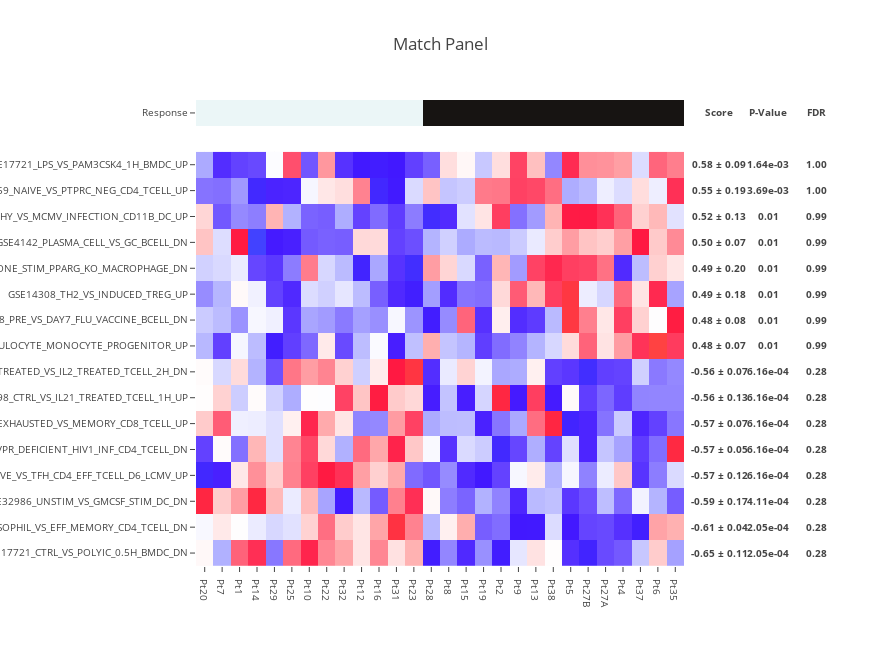

Notebook source saved alongside this figure:
### Code cell
target = pd.read_table(
    'target_0.tsv',
    index_col=0,
    squeeze=True,
)

features = pd.read_table(
    'features_0.tsv',
    index_col=0,
)

scores = make_match_panel(
    target,
    features,
    n_sampling=3,
    n_permutation=1,
    target_type='binary',
)

scores

### Figure 1 — Plotly figure (JSON) as saved in the notebook; plotly's stock layout.template omitted (floating-point values rounded to 4 significant figures; data arrays with more than 128 entries replaced by an {"elided": "..."} marker saying what was removed)
{"data": [{"colorscale": [[0, "#ebf6f7"], [1, "#171412"]], "showscale": false, "text": [["Pt20", "Pt7", "Pt1", "Pt14", "Pt29", "Pt25", "Pt10", "Pt22", "Pt32", "Pt12", "Pt16", "Pt31", "Pt23", "Pt28", "Pt8", "Pt15", "Pt19", "Pt2", "Pt9", "Pt13", "Pt38", "Pt5", "Pt27B", "Pt27A", "Pt4", "Pt37", "Pt6", "Pt35"]], "type": "heatmap", "uid": "db710aa0-9f45-48bc-8987-0be40af9c49d", "x": ["Pt20", "Pt7", "Pt1", "Pt14", "Pt29", "Pt25", "Pt10", "Pt22", "Pt32", "Pt12", "Pt16", "Pt31", "Pt23", "Pt28", "Pt8", "Pt15", "Pt19", "Pt2", "Pt9", "Pt13", "Pt38", "Pt5", "Pt27B", "Pt27A", "Pt4", "Pt37", "Pt6", "Pt35"], "y": ["Response"], "yaxis": "y2", "z": [[0, 0, 0, 0, 0, 0, 0, 0, 0, 0, 0, 0, 0, 1, 1, 1, 1, 1, 1, 1, 1, 1, 1, 1, 1, 1, 1, 1]]}, {"colorscale": {"elided": "256x2 mixed values"}, "showscale": false, "type": "heatmap", "uid": "5a2b0557-4d2c-46b6-abe2-ad4037d1c63a", "x": ["Pt20", "Pt7", "Pt1", "Pt14", "Pt29", "Pt25", "Pt10", "Pt22", "Pt32", "Pt12", "Pt16", "Pt31", "Pt23", "Pt28", "Pt8", "Pt15", "Pt19", "Pt2", "Pt9", "Pt13", "Pt38", "Pt5", "Pt27B", "Pt27A", "Pt4", "Pt37", "Pt6", "Pt35"], "y": ["GSE17721_CTRL_VS_POLYIC_0.5H_BMDC_DN", "GSE3982_BASOPHIL_VS_EFF_MEMORY_CD4_TCELL_DN", "GSE32986_UNSTIM_VS_GMCSF_STIM_DC_DN", "GSE43863_NAIVE_VS_TFH_CD4_EFF_TCELL_D6_LCMV_UP", "GSE12963_ENV_NEF_VS_ENV_NEF_AND_VPR_DEFICIENT_HIV1_INF_CD4_TCELL_DN", "GSE9650_EXHAUSTED_VS_MEMORY_CD8_TCELL_UP", "GSE19198_CTRL_VS_IL21_TREATED_TCELL_1H_UP", "GSE36888_UNTREATED_VS_IL2_TREATED_TCELL_2H_DN", "GSE15330_HSC_VS_GRANULOCYTE_MONOCYTE_PROGENITOR_UP", "GSE29618_PRE_VS_DAY7_FLU_VACCINE_BCELL_DN", "GSE14308_TH2_VS_INDUCED_TREG_UP", "GSE25123_CTRL_VS_IL4_AND_ROSIGLITAZONE_STIM_PPARG_KO_MACROPHAGE_DN", "GSE4142_PLASMA_CELL_VS_GC_BCELL_DN", "GSE45365_HEALTHY_VS_MCMV_INFECTION_CD11B_DC_UP", "GSE15659_NAIVE_VS_PTPRC_NEG_CD4_TCELL_UP", "GSE17721_LPS_VS_PAM3CSK4_1H_BMDC_UP"], "yaxis": "y", "z": {"elided": "16x28 float values"}, "zmax": 3.096, "zmin": -2.635}], "layout": {"annotations": [{"font": {"size": 9.6}, "showarrow": false, "text": "<b>Score</b>", "width": 64, "x": 1.002, "xanchor": "left", "xref": "paper", "y": 0.9722, "yanchor": "middle", "yref": "paper"}, {"font": {"size": 9.6}, "showarrow": false, "text": "<b>0.58 ± 0.09</b>", "width": 64, "x": 1.002, "xanchor": "left", "xref": "paper", "y": 0.8611, "yanchor": "middle", "yref": "paper"}, {"font": {"size": 9.6}, "showarrow": false, "text": "<b>0.55 ± 0.19</b>", "width": 64, "x": 1.002, "xanchor": "left", "xref": "paper", "y": 0.8056, "yanchor": "middle", "yref": "paper"}, {"font": {"size": 9.6}, "showarrow": false, "text": "<b>0.52 ± 0.13</b>", "width": 64, "x": 1.002, "xanchor": "left", "xref": "paper", "y": 0.75, "yanchor": "middle", "yref": "paper"}, {"font": {"size": 9.6}, "showarrow": false, "text": "<b>0.50 ± 0.07</b>", "width": 64, "x": 1.002, "xanchor": "left", "xref": "paper", "y": 0.6944, "yanchor": "middle", "yref": "paper"}, {"font": {"size": 9.6}, "showarrow": false, "text": "<b>0.49 ± 0.20</b>", "width": 64, "x": 1.002, "xanchor": "left", "xref": "paper", "y": 0.6389, "yanchor": "middle", "yref": "paper"}, {"font": {"size": 9.6}, "showarrow": false, "text": "<b>0.49 ± 0.18</b>", "width": 64, "x": 1.002, "xanchor": "left", "xref": "paper", "y": 0.5833, "yanchor": "middle", "yref": "paper"}, {"font": {"size": 9.6}, "showarrow": false, "text": "<b>0.48 ± 0.08</b>", "width": 64, "x": 1.002, "xanchor": "left", "xref": "paper", "y": 0.5278, "yanchor": "middle", "yref": "paper"}, {"font": {"size": 9.6}, "showarrow": false, "text": "<b>0.48 ± 0.07</b>", "width": 64, "x": 1.002, "xanchor": "left", "xref": "paper", "y": 0.4722, "yanchor": "middle", "yref": "paper"}, {"font": {"size": 9.6}, "showarrow": false, "text": "<b>-0.56 ± 0.07</b>", "width": 64, "x": 1.002, "xanchor": "left", "xref": "paper", "y": 0.4167, "yanchor": "middle", "yref": "paper"}, {"font": {"size": 9.6}, "showarrow": false, "text": "<b>-0.56 ± 0.13</b>", "width": 64, "x": 1.002, "xanchor": "left", "xref": "paper", "y": 0.3611, "yanchor": "middle", "yref": "paper"}, {"font": {"size": 9.6}, "showarrow": false, "text": "<b>-0.57 ± 0.07</b>", "width": 64, "x": 1.002, "xanchor": "left", "xref": "paper", "y": 0.3056, "yanchor": "middle", "yref": "paper"}, {"font": {"size": 9.6}, "showarrow": false, "text": "<b>-0.57 ± 0.05</b>", "width": 64, "x": 1.002, "xanchor": "left", "xref": "paper", "y": 0.25, "yanchor": "middle", "yref": "paper"}, {"font": {"size": 9.6}, "showarrow": false, "text": "<b>-0.57 ± 0.12</b>", "width": 64, "x": 1.002, "xanchor": "left", "xref": "paper", "y": 0.1944, "yanchor": "middle", "yref": "paper"}, {"font": {"size": 9.6}, "showarrow": false, "text": "<b>-0.59 ± 0.17</b>", "width": 64, "x": 1.002, "xanchor": "left", "xref": "paper", "y": 0.1389, "yanchor": "middle", "yref": "paper"}, {"font": {"size": 9.6}, "showarrow": false, "text": "<b>-0.61 ± 0.04</b>", "width": 64, "x": 1.002, "xanchor": "left", "xref": "paper", "y": 0.08333, "yanchor": "middle", "yref": "paper"}, {"font": {"size": 9.6}, "showarrow": false, "text": "<b>-0.65 ± 0.11</b>", "width": 64, "x": 1.002, "xanchor": "left", "xref": "paper", "y": 0.02778, "yanchor": "middle", "yref": "paper"}, {"font": {"size": 9.6}, "showarrow": false, "text": "<b>P-Value</b>", "width": 64, "x": 1.102, "xanchor": "left", "xref": "paper", "y": 0.9722, "yanchor": "middle", "yref": "paper"}, {"font": {"size": 9.6}, "showarrow": false, "text": "<b>1.64e-03</b>", "width": 64, "x": 1.102, "xanchor": "left", "xref": "paper", "y": 0.8611, "yanchor": "middle", "yref": "paper"}, {"font": {"size": 9.6}, "showarrow": false, "text": "<b>3.69e-03</b>", "width": 64, "x": 1.102, "xanchor": "left", "xref": "paper", "y": 0.8056, "yanchor": "middle", "yref": "paper"}, {"font": {"size": 9.6}, "showarrow": false, "text": "<b>0.01</b>", "width": 64, "x": 1.102, "xanchor": "left", "xref": "paper", "y": 0.75, "yanchor": "middle", "yref": "paper"}, {"font": {"size": 9.6}, "showarrow": false, "text": "<b>0.01</b>", "width": 64, "x": 1.102, "xanchor": "left", "xref": "paper", "y": 0.6944, "yanchor": "middle", "yref": "paper"}, {"font": {"size": 9.6}, "showarrow": false, "text": "<b>0.01</b>", "width": 64, "x": 1.102, "xanchor": "left", "xref": "paper", "y": 0.6389, "yanchor": "middle", "yref": "paper"}, {"font": {"size": 9.6}, "showarrow": false, "text": "<b>0.01</b>", "width": 64, "x": 1.102, "xanchor": "left", "xref": "paper", "y": 0.5833, "yanchor": "middle", "yref": "paper"}, {"font": {"size": 9.6}, "showarrow": false, "text": "<b>0.01</b>", "width": 64, "x": 1.102, "xanchor": "left", "xref": "paper", "y": 0.5278, "yanchor": "middle", "yref": "paper"}, {"font": {"size": 9.6}, "showarrow": false, "text": "<b>0.01</b>", "width": 64, "x": 1.102, "xanchor": "left", "xref": "paper", "y": 0.4722, "yanchor": "middle", "yref": "paper"}, {"font": {"size": 9.6}, "showarrow": false, "text": "<b>6.16e-04</b>", "width": 64, "x": 1.102, "xanchor": "left", "xref": "paper", "y": 0.4167, "yanchor": "middle", "yref": "paper"}, {"font": {"size": 9.6}, "showarrow": false, "text": "<b>6.16e-04</b>", "width": 64, "x": 1.102, "xanchor": "left", "xref": "paper", "y": 0.3611, "yanchor": "middle", "yref": "paper"}, {"font": {"size": 9.6}, "showarrow": false, "text": "<b>6.16e-04</b>", "width": 64, "x": 1.102, "xanchor": "left", "xref": "paper", "y": 0.3056, "yanchor": "middle", "yref": "paper"}, {"font": {"size": 9.6}, "showarrow": false, "text": "<b>6.16e-04</b>", "width": 64, "x": 1.102, "xanchor": "left", "xref": "paper", "y": 0.25, "yanchor": "middle", "yref": "paper"}, {"font": {"size": 9.6}, "showarrow": false, "text": "<b>6.16e-04</b>", "width": 64, "x": 1.102, "xanchor": "left", "xref": "paper", "y": 0.1944, "yanchor": "middle", "yref": "paper"}, {"font": {"size": 9.6}, "showarrow": false, "text": "<b>4.11e-04</b>", "width": 64, "x": 1.102, "xanchor": "left", "xref": "paper", "y": 0.1389, "yanchor": "middle", "yref": "paper"}, {"font": {"size": 9.6}, "showarrow": false, "text": "<b>2.05e-04</b>", "width": 64, "x": 1.102, "xanchor": "left", "xref": "paper", "y": 0.08333, "yanchor": "middle", "yref": "paper"}, {"font": {"size": 9.6}, "showarrow": false, "text": "<b>2.05e-04</b>", "width": 64, "x": 1.102, "xanchor": "left", "xref": "paper", "y": 0.02778, "yanchor": "middle", "yref": "paper"}, {"font": {"size": 9.6}, "showarrow": false, "text": "<b>FDR</b>", "width": 64, "x": 1.202, "xanchor": "left", "xref": "paper", "y": 0.9722, "yanchor": "middle", "yref": "paper"}, {"font": {"size": 9.6}, "showarrow": false, "text": "<b>1.00</b>", "width": 64, "x": 1.202, "xanchor": "left", "xref": "paper", "y": 0.8611, "yanchor": "middle", "yref": "paper"}, {"font": {"size": 9.6}, "showarrow": false, "text": "<b>1.00</b>", "width": 64, "x": 1.202, "xanchor": "left", "xref": "paper", "y": 0.8056, "yanchor": "middle", "yref": "paper"}, {"font": {"size": 9.6}, "showarrow": false, "text": "<b>0.99</b>", "width": 64, "x": 1.202, "xanchor": "left", "xref": "paper", "y": 0.75, "yanchor": "middle", "yref": "paper"}, {"font": {"size": 9.6}, "showarrow": false, "text": "<b>0.99</b>", "width": 64, "x": 1.202, "xanchor": "left", "xref": "paper", "y": 0.6944, "yanchor": "middle", "yref": "paper"}, {"font": {"size": 9.6}, "showarrow": false, "text": "<b>0.99</b>", "width": 64, "x": 1.202, "xanchor": "left", "xref": "paper", "y": 0.6389, "yanchor": "middle", "yref": "paper"}, {"font": {"size": 9.6}, "showarrow": false, "text": "<b>0.99</b>", "width": 64, "x": 1.202, "xanchor": "left", "xref": "paper", "y": 0.5833, "yanchor": "middle", "yref": "paper"}, {"font": {"size": 9.6}, "showarrow": false, "text": "<b>0.99</b>", "width": 64, "x": 1.202, "xanchor": "left", "xref": "paper", "y": 0.5278, "yanchor": "middle", "yref": "paper"}, {"font": {"size": 9.6}, "showarrow": false, "text": "<b>0.99</b>", "width": 64, "x": 1.202, "xanchor": "left", "xref": "paper", "y": 0.4722, "yanchor": "middle", "yref": "paper"}, {"font": {"size": 9.6}, "showarrow": false, "text": "<b>0.28</b>", "width": 64, "x": 1.202, "xanchor": "left", "xref": "paper", "y": 0.4167, "yanchor": "middle", "yref": "paper"}, {"font": {"size": 9.6}, "showarrow": false, "text": "<b>0.28</b>", "width": 64, "x": 1.202, "xanchor": "left", "xref": "paper", "y": 0.3611, "yanchor": "middle", "yref": "paper"}, {"font": {"size": 9.6}, "showarrow": false, "text": "<b>0.28</b>", "width": 64, "x": 1.202, "xanchor": "left", "xref": "paper", "y": 0.3056, "yanchor": "middle", "yref": "paper"}, {"font": {"size": 9.6}, "showarrow": false, "text": "<b>0.28</b>", "width": 64, "x": 1.202, "xanchor": "left", "xref": "paper", "y": 0.25, "yanchor": "middle", "yref": "paper"}, {"font": {"size": 9.6}, "showarrow": false, "text": "<b>0.28</b>", "width": 64, "x": 1.202, "xanchor": "left", "xref": "paper", "y": 0.1944, "yanchor": "middle", "yref": "paper"}, {"font": {"size": 9.6}, "showarrow": false, "text": "<b>0.28</b>", "width": 64, "x": 1.202, "xanchor": "left", "xref": "paper", "y": 0.1389, "yanchor": "middle", "yref": "paper"}, {"font": {"size": 9.6}, "showarrow": false, "text": "<b>0.28</b>", "width": 64, "x": 1.202, "xanchor": "left", "xref": "paper", "y": 0.08333, "yanchor": "middle", "yref": "paper"}, {"font": {"size": 9.6}, "showarrow": false, "text": "<b>0.28</b>", "width": 64, "x": 1.202, "xanchor": "left", "xref": "paper", "y": 0.02778, "yanchor": "middle", "yref": "paper"}], "height": 646.2, "margin": {"l": 196, "r": 196}, "title": "Match Panel", "width": 880, "xaxis": {"anchor": "y", "tickfont": {"size": 9.6}}, "yaxis": {"domain": [0, 0.8889], "dtick": 1, "tickfont": {"size": 9.6}}, "yaxis2": {"domain": [0.9444, 1], "tickfont": {"size": 9.6}}}}
